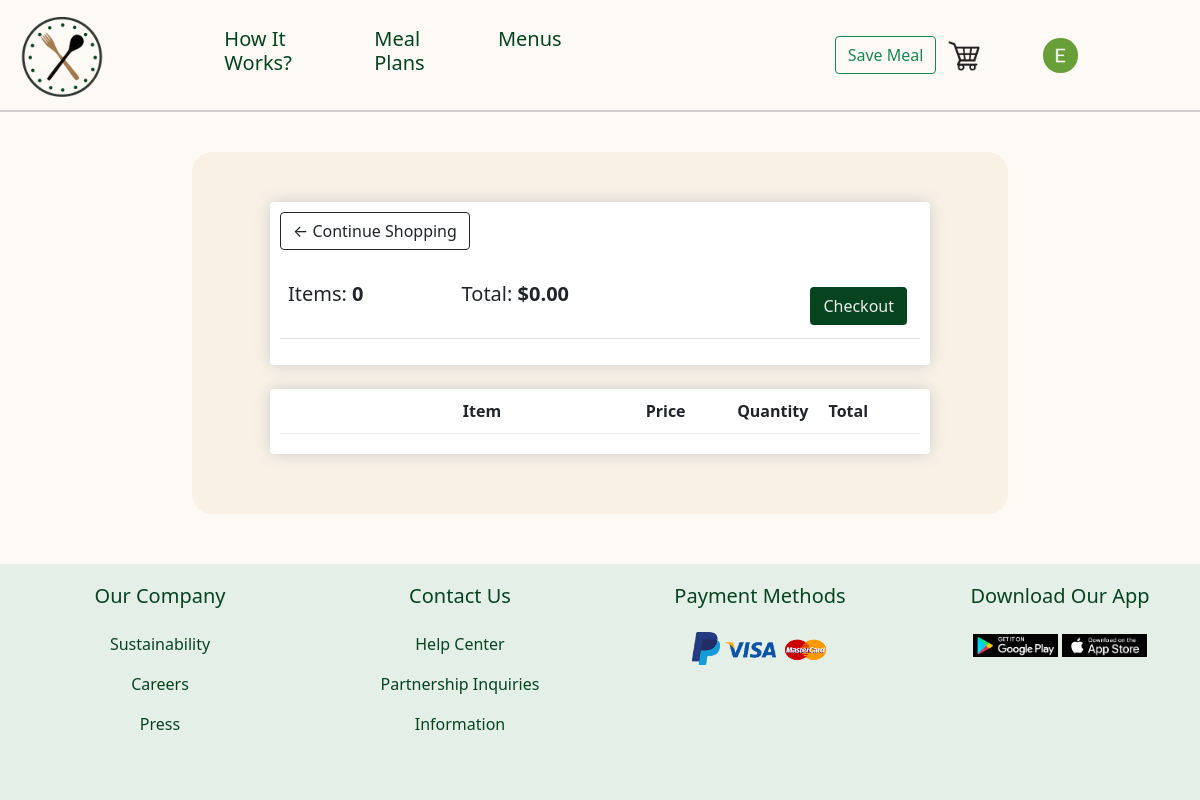
The page /cart/ (signed in) on the database as committed earlier.
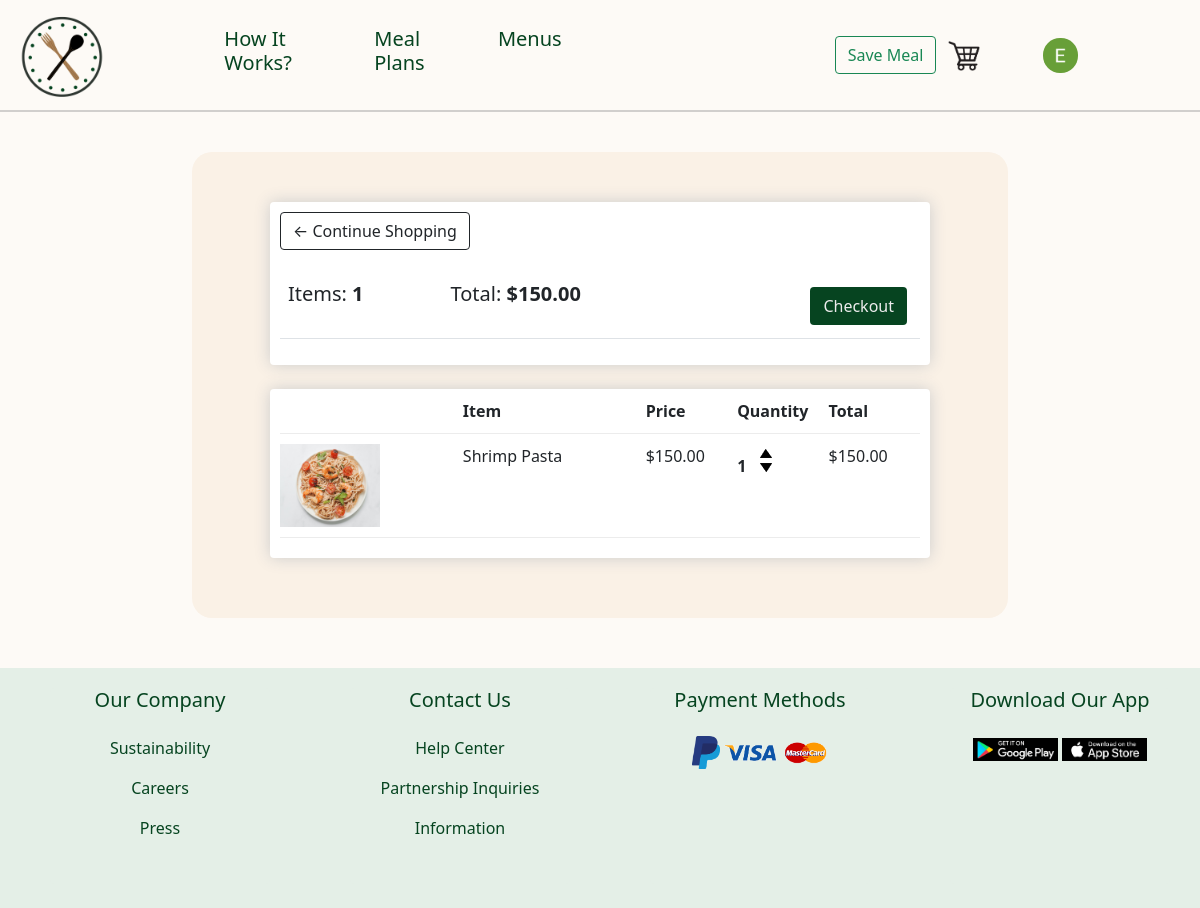
The same page on the database as committed later.
### MealKitsApp/models.py (models this page shows, shortened)
class Cart(models.Model):
    owner = models.ForeignKey(Buyer, on_delete=models.SET_NULL, null=True, blank=True)
    sum = models.FloatField(null=True, blank=True)
    date_ordered = models.DateTimeField(auto_now_add=True)
    complete = models.BooleanField(default=False)
    transaction_id = models.CharField(max_length=100, null=True)
    @property
    def get_cart_total(self):
        cart_items = self.cartitem_set.all()
        total = sum([item.get_total for item in cart_items])
        return total
    @property
    def get_cart_items(self):
        cart_items = self.cartitem_set.all()
        return cart_items.count()

class CartItem(models.Model):
    cart = models.ForeignKey(Cart, on_delete=models.CASCADE)
    recipe = models.ForeignKey(Recipe, on_delete=models.CASCADE)
    quantity = models.IntegerField(default=0, null=True, blank=True)
    date_added = models.DateTimeField(auto_now_add=True)
    @property
    def get_total(self):
        total = self.recipe.price * self.quantity
        return total

class Recipe(models.Model):
    name = models.CharField(max_length=255)
    subheading = models.CharField(max_length=255)
    description = models.TextField()
    difficulty = models.CharField(max_length=255, null=True, blank=True)
    allergens = models.CharField(max_length=255, null=True, blank=True)
    tags = models.CharField(max_length=255, null=True, blank=True)
    total_time = models.IntegerField(null=True, blank=True)
    pic = models.ImageField(null=True, blank=True)
    price = models.FloatField(null=True, blank=True)

### MealKitsApp/views.py (the view)
# urls.py: path('cart/', cart, name="cart"),
def cart(request):
    if request.user.is_authenticated:
        owner = request.user.buyer
        order, created = Cart.objects.get_or_create(owner=owner, complete=False)
        items = order.cartitem_set.all()
    else:
        items = []
        order = {'get_cart_total': 0, 'get_cart_items': 0}
    context = {'items': items, 'order': order}
    return render(request, "cart/cart.html", context)

### templates/cart/cart.html (shortened to what this page needs)
<!DOCTYPE html>
<html lang="en">
<head>
</head>
<body>
{% extends 'HomePage.html' %}
{% load static %}
{% block content %}
<div class="row">
    <div class="col-8 offset-2" style="background-color: #FAF1E6; border-radius: 20px; margin-top: 40px; padding-bottom: 60px">
		<div class="col-lg-10 offset-1" style="margin-top: 50px" >
			<div class="box-element">
				<a  class="btn btn-outline-dark" href="{% url 'home' %}">&#x2190; Continue Shopping</a>
				<br>
				<br>
				<table class="table">
					<tr>
						<th><h5>Items: <strong>{{ order.get_cart_items }}</strong></h5></th>
						<th><h5>Total:<strong> ${{ order.get_cart_total|floatformat:2 }}</strong></h5></th>
						<th>
							<a  style="float:right; margin:5px;background-color: #064420; color: #ececec" class="btn" href="{% url 'checkout' %}">Checkout</a>
						</th>
					</tr>
				</table>
			</div>
			<br>
			<div class="box-element">
				<div class="cart-row">
					<div style="flex:2"></div>
					<div style="flex:2"><strong>Item</strong></div>
					<div style="flex:1"><strong>Price</strong></div>
					<div style="flex:1"><strong>Quantity</strong></div>
					<div style="flex:1"><strong>Total</strong></div>
				</div>
				{% for item in items %}
				<div class="cart-row">
					<div style="flex:2"><img class="row-image" src="{{item.recipe.pic.url}}"></div>
					<div style="flex:2"><p>{{item.recipe.name}}</p></div>
					<div style="flex:1"><p>${{item.recipe.price|floatformat:2}}</p></div>
					<div style="flex:1">
						<p class="quantity">{{item.quantity}}</p>
						<div class="quantity">
                            <img data-product="{{item.recipe.id}}" data-action="add" class="chg-quantity update-cart" src="{% static  'images/3+arrow-up.png' %}">
                            <img data-product="{{item.recipe.id}}" data-action="remove" class="chg-quantity update-cart" src="{% static  'images/2+arrow-down.png' %}">
                        </div>
					</div>
					<div style="flex:1"><p>${{item.get_total|floatformat:2}}</p></div>
				</div>
				{% endfor %}
			</div>
		</div>
	</div>
    </div>
{% endblock content %}

Rows that differ between the two databases and show on the page:
removed Cart: get_cart_items "0", get_cart_total "0.00"
added Cart: get_cart_items "1", get_cart_total "150.00"
added CartItem: recipe.pic (picture), recipe.name "Shrimp Pasta", recipe.price "150.00", quantity "1", get_total "150.00"
